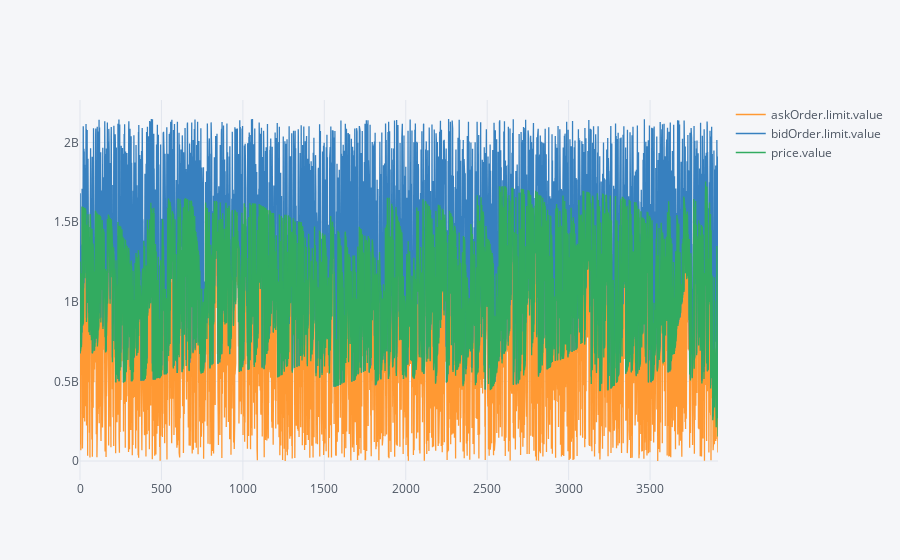

The cell this chart's notebook holds for it:
### Markdown cell above
# Times series plot of price data

Ideally, we should plot the `askOrder.limit.value`, `bidOrder.limit.value`, and the `price.value` on one plot.  Should be the case that the `price.value` is a weighted average of the other two prices.

### Code cell
df[['askOrder.limit.value', 'bidOrder.limit.value', 'price.value']].iplot();

### Figure 1 — Plotly figure (JSON) as saved in the notebook; plotly's stock layout.template omitted (floating-point values rounded to 4 significant figures; data arrays with more than 128 entries replaced by an {"elided": "..."} marker saying what was removed)
{"data": [{"line": {"color": "rgba(255, 153, 51, 1.0)", "dash": "solid", "width": 1.3}, "mode": "lines", "name": "askOrder.limit.value", "text": "", "type": "scatter", "x": {"elided": "3918 int values"}, "y": {"elided": "3918 int values"}}, {"line": {"color": "rgba(55, 128, 191, 1.0)", "dash": "solid", "width": 1.3}, "mode": "lines", "name": "bidOrder.limit.value", "text": "", "type": "scatter", "x": {"elided": "3918 int values"}, "y": {"elided": "3918 int values"}}, {"line": {"color": "rgba(50, 171, 96, 1.0)", "dash": "solid", "width": 1.3}, "mode": "lines", "name": "price.value", "text": "", "type": "scatter", "x": {"elided": "3918 int values"}, "y": {"elided": "3918 int values"}}], "layout": {"legend": {"bgcolor": "#F5F6F9", "font": {"color": "#4D5663"}}, "paper_bgcolor": "#F5F6F9", "plot_bgcolor": "#F5F6F9", "titlefont": {"color": "#4D5663"}, "xaxis1": {"gridcolor": "#E1E5ED", "showgrid": true, "tickfont": {"color": "#4D5663"}, "title": "", "titlefont": {"color": "#4D5663"}, "zerolinecolor": "#E1E5ED"}, "yaxis1": {"gridcolor": "#E1E5ED", "showgrid": true, "tickfont": {"color": "#4D5663"}, "title": "", "titlefont": {"color": "#4D5663"}, "zerolinecolor": "#E1E5ED"}}}
